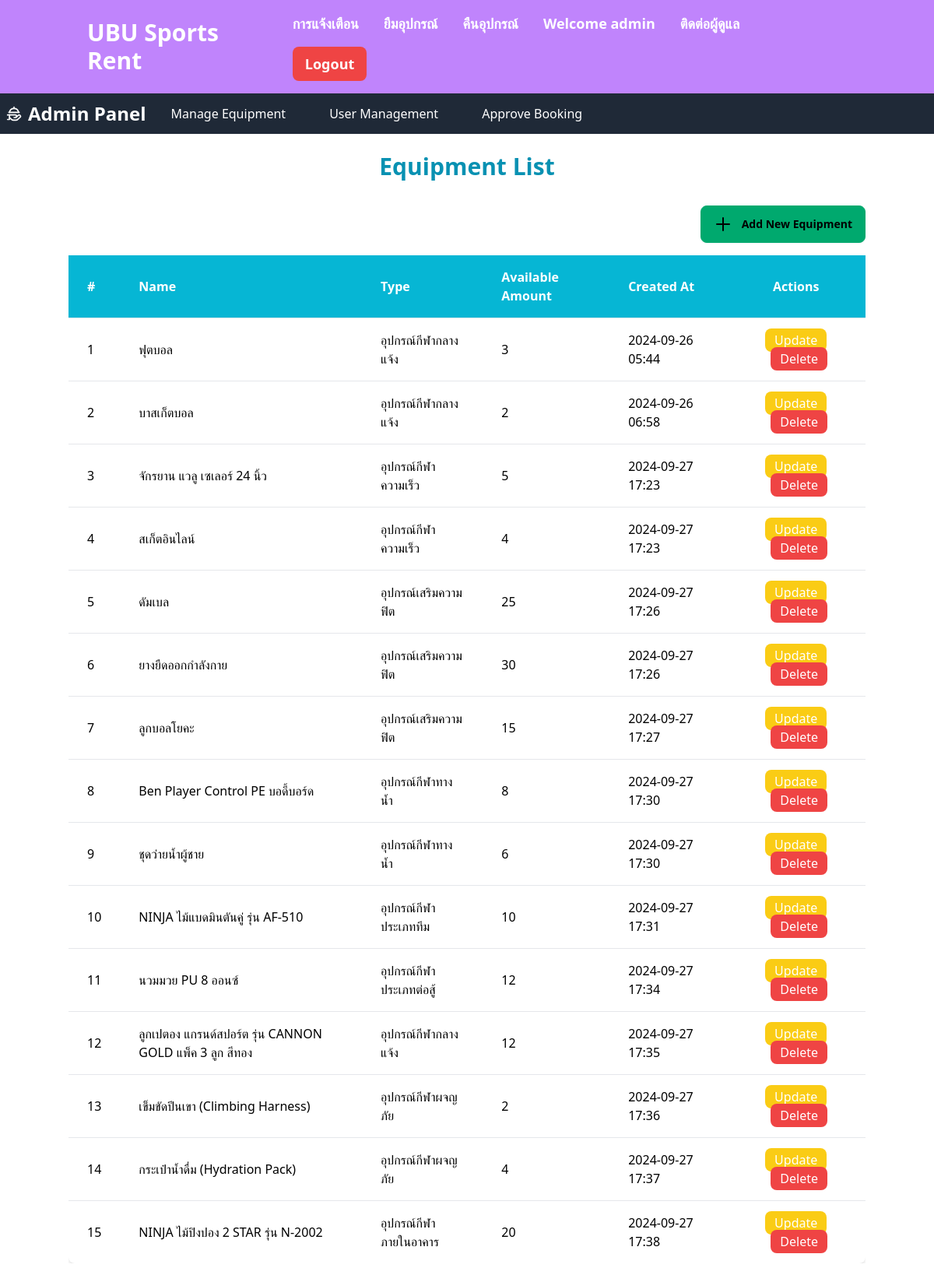
Page /equip/ (signed in) on the earlier database version.
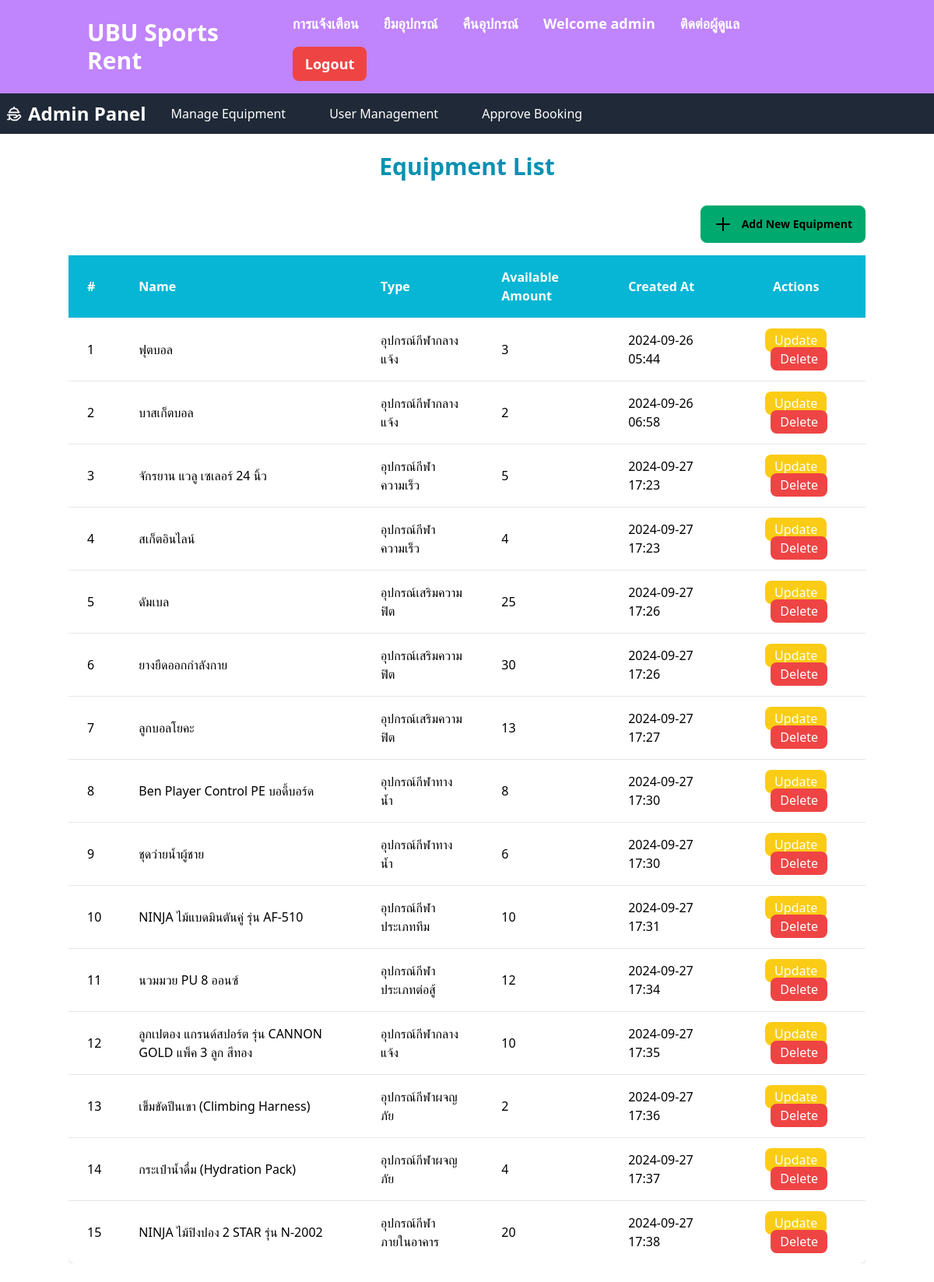
Same page on the later database version.
### base/models.py (models this page shows, shortened)
class Equipment(models.Model):
    name = models.CharField(max_length = 100)
    type = models.CharField(max_length = 50)
    available_amount = models.PositiveIntegerField()
    created_at = models.DateTimeField(auto_now_add= True)
    picture = models.ImageField(upload_to='equipment_pictures/', default='default.jpg')

### management_equipment/views.py (the view)
# urls.py: path('equip/', Viewequipment.as_view(), name='View'),
class Viewequipment(LoginRequiredMixin , UserPassesTestMixin , ListView):
    model  = Equipment
    template_name = 'equipment_list.html'
    context_object_name = 'equipment'
    def test_func(self):
        if not self.request.user.is_superuser:
            raise PermissionDenied
        return True

### management_equipment/templates/equipment_list.html (shortened to what the changed rows need)
{% extends "base.html" %}
{% block main %}
<div class="container mx-auto py-6">
    <h1 class="text-3xl font-bold text-center mb-8 text-cyan-600">Equipment List</h1>
    <div class="overflow-x-auto">
        <table class="min-w-full bg-white shadow-md rounded-lg">
            <thead>
                <tr class="bg-cyan-500 text-white">
                    <th class="px-6 py-4 text-left">#</th>
                    <th class="px-6 py-4 text-left">Name</th>
                    <th class="px-6 py-4 text-left">Type</th>
                    <th class="px-6 py-4 text-left">Available Amount</th>
                    <th class="px-6 py-4 text-left">Created At</th>
                    <th class="px-6 py-4 text-center">Actions</th>
                </tr>
            </thead>
            <tbody>
                {% for item in equipment %}
                <tr class="border-t hover:bg-gray-100">
                    <td class="px-6 py-4">{{ forloop.counter }}</td>
                    <td class="px-6 py-4">{{ item.name }}</td>
                    <td class="px-6 py-4">{{ item.type }}</td>
                    <td class="px-6 py-4">{{ item.available_amount }}</td>
                    <td class="px-6 py-4">{{ item.created_at|date:"Y-m-d H:i" }}</td>
                    <td class="px-6 py-4 text-center">
                        <a href="{% url 'Manageq:equipment_update' item.id %}" class="bg-yellow-400 text-white py-1 px-3 rounded-lg hover:bg-yellow-500 transition">Update</a>
                        <a href="{% url 'Manageq:equipment_delete' item.id %}" class="bg-red-500 text-white py-1 px-3 rounded-lg hover:bg-red-600 transition ml-2" onclick="return confirm('Are you sure you want to delete this equipment?');">Delete</a>
                    </td>
                </tr>
                {% empty %}
                <tr>
                    <td colspan="6" class="text-center py-6 text-gray-500">No equipment available</td>
                </tr>
                {% endfor %}
            </tbody>
        </table>
    </div>
</div>
{% endblock %}

Differences in the rows shown:
changed Equipment "ลูกบอลโยคะ": available_amount "15" → "13"
changed Equipment "ลูกเปตอง แกรนด์สปอร์ต รุ่น CANNON GOLD แพ็ค 3 ลูก สีทอง": available_amount "12" → "10"
